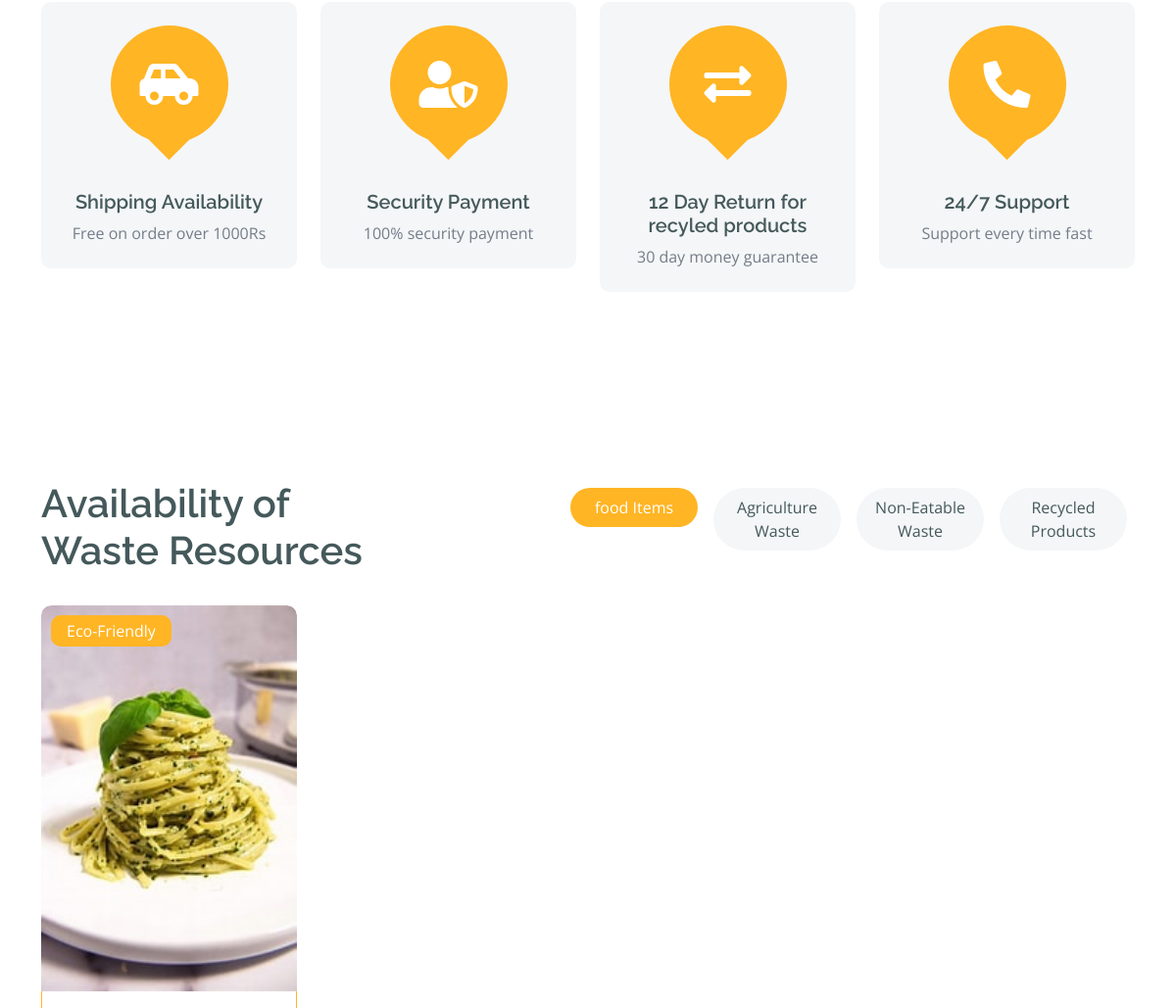
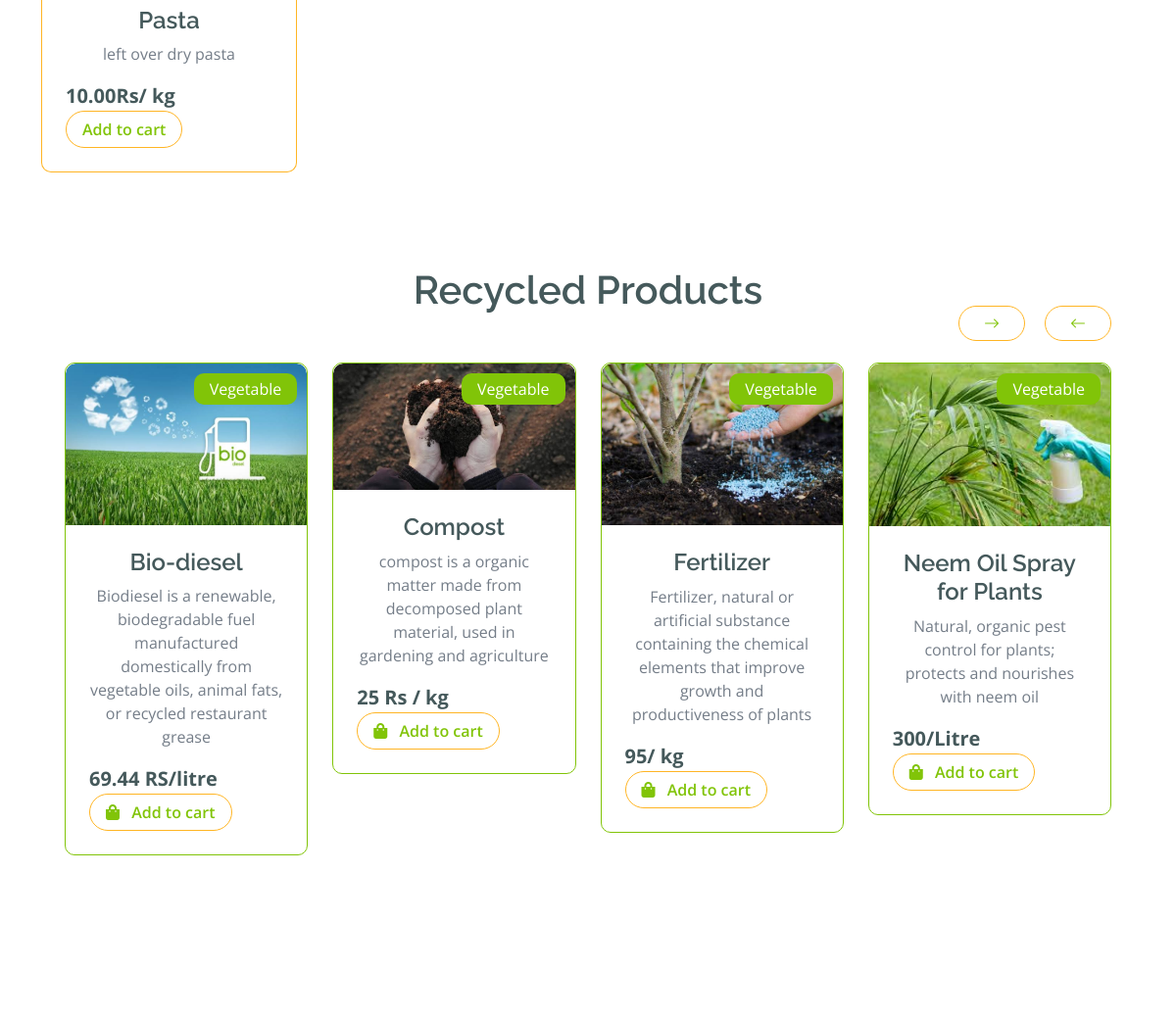
The app's page / (middle part), older data (2 pictures, top to bottom).
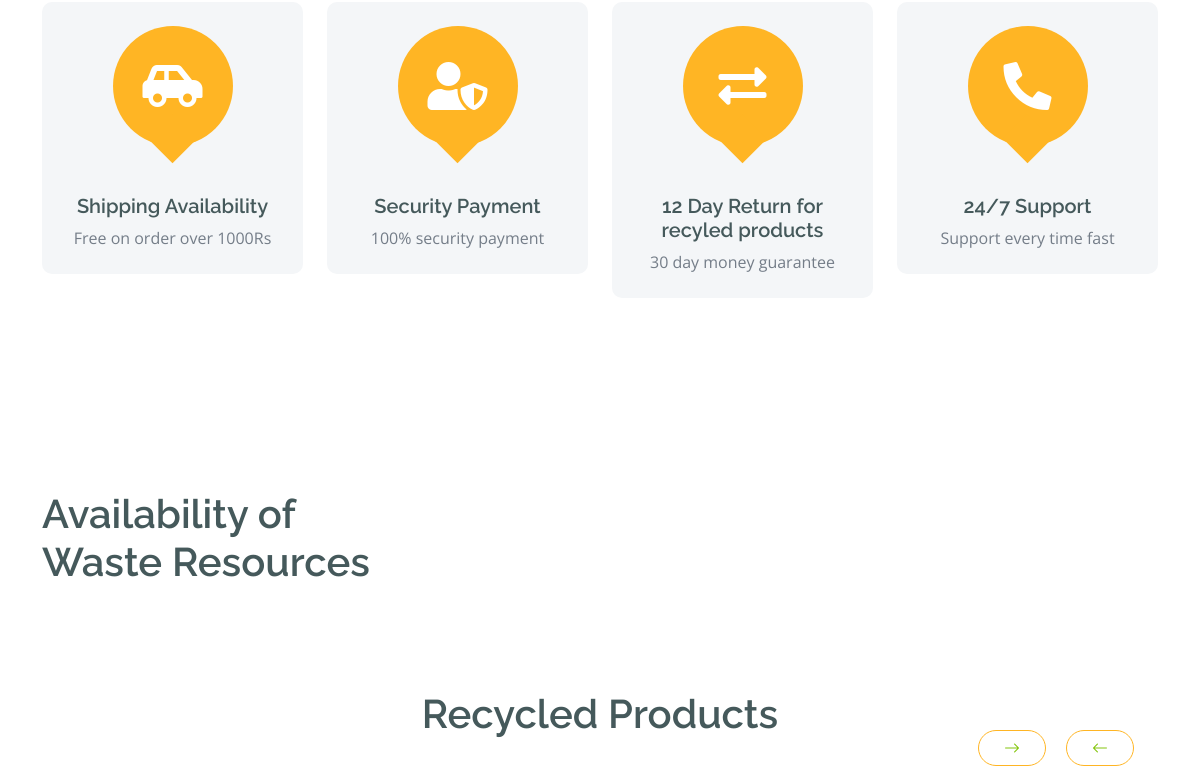
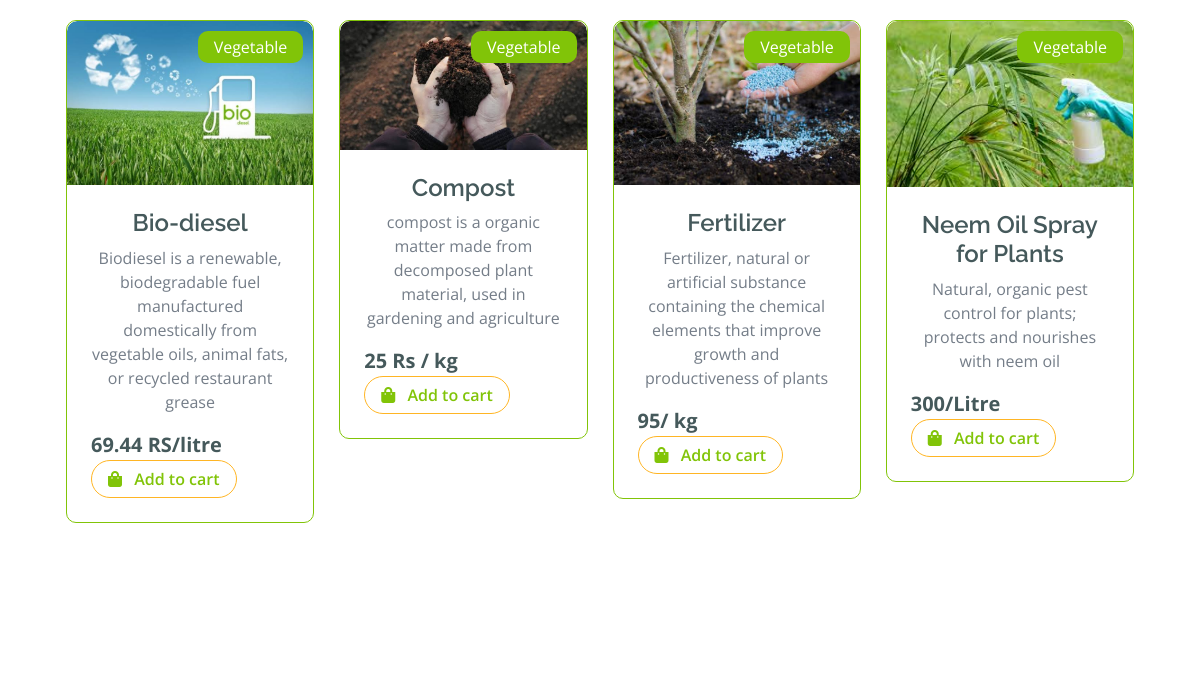
The same page, newer data (2 pictures, top to bottom).
### products/models.py (models this page shows, shortened)
class Category(models.Model):
  Name = models.CharField(max_length=255)

class Product(models.Model):
  Name = models.CharField(max_length=255)
  Description = models.TextField(blank=True)
  Price = models.CharField(max_length=10)
  Category = models.ForeignKey(Category, on_delete=models.CASCADE)
  Image = models.ImageField(upload_to='products/', blank=True)

### products/views.py (the view)
# urls.py: path('', products_views.index, name="index"),
def index(request):
    categories = Category.objects.all()
    products_by_category = {}
    for category in categories:
        products = Product.objects.filter(Category=category)
        products_by_category[category.Name] = products
    context = {
        'categories': categories,
        'products_by_category': products_by_category
    }
    return render(request,'index.html', context)

### templates/index.html (shortened to what this page needs)
{%extends 'base.html'%}
{% load static %}
{% load mathfilters %}
{% load custom_filters %}
{%block content%}
    <div class="container-fluid featurs py-5">
        <div class="container py-5">
            <div class="row g-4">
                <div class="col-md-6 col-lg-3">
                    <div class="featurs-item text-center rounded bg-light p-4">
                        <div class="featurs-icon btn-square rounded-circle bg-secondary mb-5 mx-auto">
                            <i class="fas fa-car-side fa-3x text-white"></i>
                        </div>
                        <div class="featurs-content text-center">
                            <h5>Shipping Availability</h5>
                            <p class="mb-0">Free on order over 1000Rs</p>
                        </div>
                    </div>
                </div>
                <div class="col-md-6 col-lg-3">
                    <div class="featurs-item text-center rounded bg-light p-4">
                        <div class="featurs-icon btn-square rounded-circle bg-secondary mb-5 mx-auto">
                            <i class="fas fa-user-shield fa-3x text-white"></i>
                        </div>
                        <div class="featurs-content text-center">
                            <h5>Security Payment</h5>
                            <p class="mb-0">100% security payment</p>
                        </div>
                    </div>
                </div>
                <div class="col-md-6 col-lg-3">
                    <div class="featurs-item text-center rounded bg-light p-4">
                        <div class="featurs-icon btn-square rounded-circle bg-secondary mb-5 mx-auto">
                            <i class="fas fa-exchange-alt fa-3x text-white"></i>
                        </div>
                        <div class="featurs-content text-center">
                            <h5>12 Day Return for recyled products</h5>
                            <p class="mb-0">30 day money guarantee</p>
                        </div>
                    </div>
                </div>
                <div class="col-md-6 col-lg-3">
                    <div class="featurs-item text-center rounded bg-light p-4">
                        <div class="featurs-icon btn-square rounded-circle bg-secondary mb-5 mx-auto">
                            <i class="fa fa-phone-alt fa-3x text-white"></i>
                        </div>
                        <div class="featurs-content text-center">
                            <h5>24/7 Support</h5>
                            <p class="mb-0">Support every time fast</p>
                        </div>
                    </div>
                </div>
            </div>
        </div>
    </div>
    <div class="container-fluid fruite py-5">
        <div class="container py-5">
            <div class="tab-class text-center">
                <div class="row g-4">
                    <div class="col-lg-4 text-start">
                        <h1>Availability of Waste Resources</h1>
                    </div>
                    <div class="col-lg-8 text-end">
                        <ul class="nav nav-pills d-inline-flex text-center mb-5">
                            {% for i in categories %}
                            <li class="nav-item">
                                <a class="d-flex m-2 py-2 bg-light rounded-pill {% if i.id == 1 %}active{% endif %}" data-bs-toggle="pill"
                                    href="#tab-{{i.id}}">
                                    <span class="text-dark" style="width: 130px;">{{i.Name}} </span>
                                </a>
                            </li>
                            {% endfor%}
                        </ul>
                    </div>
                </div>
    <div class="tab-content">
        {% for category in categories %}
        <div id="tab-{{ category.id }}" class="tab-pane fade show p-0 {% if category.id == 1 %} active {% endif %}">
            <div class="row g-4">
                <div class="col-lg-12">
                    <div class="row g-4">
                        {% for cat_name, products in products_by_category.items %}
                        {% if cat_name == category.Name %}
                            {% for product in products %}
                            <div class="col-md-6 col-lg-4 col-xl-3">
                                <div class="rounded position-relative fruite-item">
                                    <div class="fruite-img">
                                        <img src="{{ product.Image.url }}" class="img-fluid w-100 rounded-top" alt="">
                                    </div>
                                    <div class="text-white bg-secondary px-3 py-1 rounded position-absolute" style="top: 10px; left: 10px;">
                                        Eco-Friendly
                                    </div>
                                    <div class="p-4 border border-secondary border-top-0 rounded-bottom">
                                        <h4>{{ product.Name }}</h4>
                                        <p>{{ product.Description }}</p>
                                        <div class="d-flex justify-content-between flex-lg-wrap">
                                            <p class="text-dark fs-5 fw-bold mb-0">{{ product.Price }}Rs/ kg</p>
                                            <button onclick="addToCart({{ product.id }})" class="add-to-cart btn border border-secondary rounded-pill px-3 text-primary" data-product-id="{{ product.id }}">
                                                Add to cart
                                            </button>
                                        </div>
                                    </div>
                                </div>
                            </div>
                            {% endfor %}
                        {% endif %}
                        {% empty %}
                        No items to display
                        {% endfor %}
                    </div>
                </div>
            </div>
        </div>
        {% endfor %}
    </div>
</body>
</html>
    <div class="container-fluid vesitable py-5">
        <div class="container py-5">
            <h1 class="mb-0">Recycled Products</h1>
            <div class="owl-carousel vegetable-carousel justify-content-center">
                <div class="border border-primary rounded position-relative vesitable-item">
                    <div class="vesitable-img">
                        <img src="{% static 'img/bio.jpg' %}" class="img-fluid w-100 rounded-top" alt="">
                    </div>
                    <div class="text-white bg-primary px-3 py-1 rounded position-absolute"
                        style="top: 10px; right: 10px;">Vegetable</div>
                    <div class="p-4 rounded-bottom">
                        <h4>Bio-diesel</h4>
                        <p>Biodiesel is a renewable, biodegradable fuel manufactured domestically from vegetable oils,
                            animal fats, or recycled restaurant grease</p>
                        <div class="d-flex justify-content-between flex-lg-wrap">
                            <p class="text-dark fs-5 fw-bold mb-0">69.44 RS/litre</p>
                            <a href="#" class="btn border border-secondary rounded-pill px-3 text-primary"><i
                                    class="fa fa-shopping-bag me-2 text-primary"></i> Add to cart</a>
                        </div>
                    </div>
                </div>
                <div class="border border-primary rounded position-relative vesitable-item">
                    <div class="vesitable-img">
                        <img src="{% static 'img/compo.jpg' %}" class="img-fluid w-100 rounded-top" alt="">
                    </div>
                    <div class="text-white bg-primary px-3 py-1 rounded position-absolute"
                        style="top: 10px; right: 10px;">Vegetable</div>
                    <div class="p-4 rounded-bottom">
                        <h4>Compost</h4>
                        <p>compost is a organic matter made from decomposed plant material, used in gardening and
                            agriculture</p>
                        <div class="d-flex justify-content-between flex-lg-wrap">
                            <p class="text-dark fs-5 fw-bold mb-0">25 Rs / kg</p>
                            <a href="#" class="btn border border-secondary rounded-pill px-3 text-primary"><i
                                    class="fa fa-shopping-bag me-2 text-primary"></i> Add to cart</a>
                        </div>
                    </div>
                </div>
                <div class="border border-primary rounded position-relative vesitable-item">
                    <div class="vesitable-img">
                        <img src="{% static 'img/ferti1.jpg' %}" class="img-fluid w-100 rounded-top bg-light" alt="">
                    </div>
                    <div class="text-white bg-primary px-3 py-1 rounded position-absolute"
                        style="top: 10px; right: 10px;">Vegetable</div>
                    <div class="p-4 rounded-bottom">
                        <h4>Fertilizer</h4>
                        <p>Fertilizer, natural or artificial substance containing the chemical elements that improve
                            growth and productiveness of plants</p>
                        <div class="d-flex justify-content-between flex-lg-wrap">
                            <p class="text-dark fs-5 fw-bold mb-0">95/ kg</p>
                            <a href="#" class="btn border border-secondary rounded-pill px-3 text-primary"><i
                                    class="fa fa-shopping-bag me-2 text-primary"></i> Add to cart</a>
                        </div>
                    </div>
                </div>
                <div class="border border-primary rounded position-relative vesitable-item">
                    <div class="vesitable-img">
                        <img src="{% static 'img/recy3.jpg' %}" class="img-fluid w-100 rounded-top" alt="">
                    </div>
                    <div class="text-white bg-primary px-3 py-1 rounded position-absolute"
                        style="top: 10px; right: 10px;">Vegetable</div>
                    <div class="p-4 rounded-bottom">
                        <h4>Neem Oil Spray for Plants</h4>
                        <p>Natural, organic pest control for plants; protects and nourishes with neem oil</p>
                        <div class="d-flex justify-content-between flex-lg-wrap">
                            <p class="text-dark fs-5 fw-bold mb-0">300/Litre</p>
                            <a href="#" class="btn border border-secondary rounded-pill px-3 text-primary"><i
                                    class="fa fa-shopping-bag me-2 text-primary"></i> Add to cart</a>
                        </div>
                    </div>
                </div>
            </div>
        </div>
    </div>
{%endblock%}

### templates/base.html (shortened to what this page needs)
{% load static %}
{% load mathfilters %}
<!DOCTYPE html>
<html lang="en">
<head>
    <link rel="stylesheet" href="https://use.fontawesome.com/releases/v5.15.4/css/all.css" />
    <link href="https://cdn.jsdelivr.net/npm/bootstrap-icons@1.4.1/font/bootstrap-icons.css" rel="stylesheet">
    <link href="{% static 'lib/lightbox/css/lightbox.min.css' %}" rel="stylesheet">
    <link href="{% static 'lib/owlcarousel/assets/owl.carousel.min.css' %}" rel="stylesheet">
    <link href="{% static 'css/bootstrap.min.css' %}" rel="stylesheet">
    <link href="{% static 'css/style.css' %}" rel="stylesheet">
</head>
<body>
    {% block content%}
    {% endblock content %}
</body>
</html>

### ecogift/static/css/style.css (style rules this page uses)
.btn { font-weight: 600; transition: .5s; }
.btn-square { width: 32px; height: 32px; }
.btn-square, .btn-sm-square, .btn-md-square, .btn-lg-square { padding: 0; display: flex; align-items: center; justify-content: center; font-weight: normal; }
.btn.border-secondary { transition: 0.5s; }
.featurs .featurs-item .featurs-icon { position: relative; width: 120px; height: 120px; }
.featurs .featurs-item .featurs-icon::after { content: ""; width: 35px; height: 35px; background: var(--bs-secondary); position: absolute; bottom: -10px; transform: translate(-50%); transform: rotate(45deg); background: var(--bs-secondary); }
.vesitable .vesitable-item { height: 100%; transition: 0.5s; }
.vesitable .vesitable-item .vesitable-img { overflow: hidden; transition: 0.5s; border-radius: 10px 10px 0 0; }
.vesitable .vesitable-item .vesitable-img img { transition: 0.5s; }

Row changes from the older to the newer data that the page shows:
removed Category: Name "food Items"
removed Category: Name "Agriculture Waste", shown under "Availability of Waste Resources"
removed Category: Name "Non-Eatable Waste", shown under "Availability of Waste Resources"
removed Category: Name "Recycled Products", shown under "Availability of Waste Resources"
removed Product: Image (picture), Name "Pasta", Description "left over dry pasta", Price "10.00"
